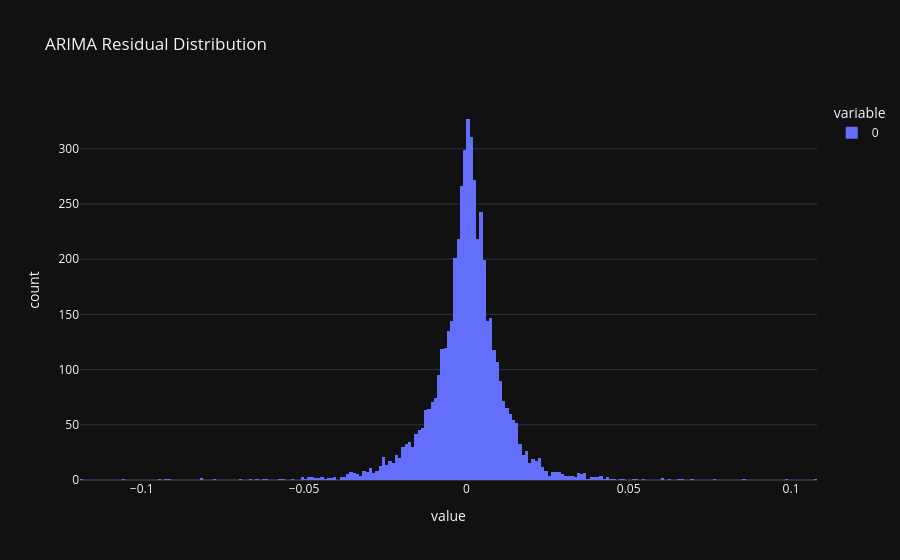

Write notebook code for a chart like this one.
### Code cell
# Residual Distribution

residuals.plot.hist(
    bins = 50,
    title = 'ARIMA Residual Distribution'
)

### Figure 1 — Plotly figure (JSON) as saved in the notebook; plotly's stock layout.template omitted (floating-point values rounded to 4 significant figures; data arrays with more than 128 entries replaced by an {"elided": "..."} marker saying what was removed)
{"data": [{"bingroup": "x", "hovertemplate": "variable=0<br>value=%{x}<br>count=%{y}<extra></extra>", "legendgroup": "0", "marker": {"color": "#636efa", "pattern": {"shape": ""}}, "name": "0", "orientation": "v", "showlegend": true, "type": "histogram", "x": {"elided": "5116 float values"}, "xaxis": "x", "yaxis": "y"}], "layout": {"barmode": "relative", "legend": {"title": {"text": "variable"}, "tracegroupgap": 0}, "title": {"text": "ARIMA Residual Distribution"}, "xaxis": {"anchor": "y", "domain": [0, 1], "title": {"text": "value"}}, "yaxis": {"anchor": "x", "domain": [0, 1], "title": {"text": "count"}}}}
